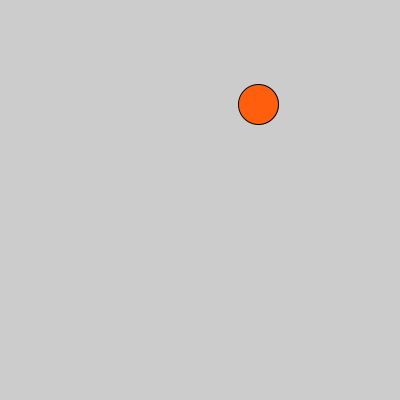
Frame 1 (no input)
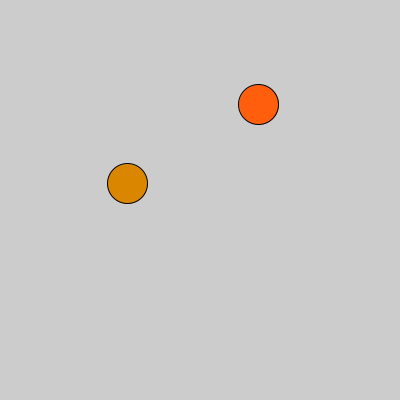
Frame 2 (the mouse pressed at the canvas centre, redrawn once)

The Processing sketch that drew these frames (run headless with seeded random() and noise(); the mouse was pressed at the canvas centre and the sketch redrawn once):

// Processing sketch: prov_2
// ── prov_2.pde
void setup() {
  size (400,400);

}


void draw() {
  float r = random(1,400);
  float x = random(1,400);
  float y = random(400);
  float a = random(400);
  float t = random(15);
fill(y,a,t);
 ellipse(r,x,40,40);
 noLoop();
}
